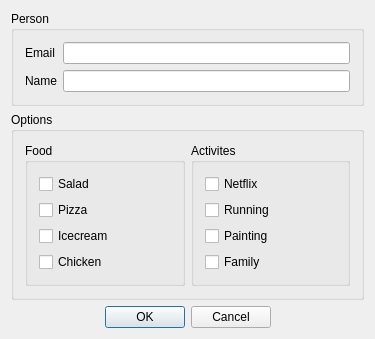
<?xml version="1.0" encoding="UTF-8"?>
<ui version="4.0">
 <class>DialogClass</class>
 <widget class="QDialog" name="DialogClass">
  <property name="geometry">
   <rect>
    <x>0</x>
    <y>0</y>
    <width>375</width>
    <height>302</height>
   </rect>
  </property>
  <property name="windowTitle">
   <string>Dialog</string>
  </property>
  <layout class="QVBoxLayout" name="verticalLayout_3">
   <item>
    <widget class="QGroupBox" name="groupBox">
     <property name="title">
      <string>Person</string>
     </property>
     <layout class="QGridLayout" name="gridLayout">
      <item row="0" column="0">
       <widget class="QLabel" name="label">
        <property name="text">
         <string>Email</string>
        </property>
       </widget>
      </item>
      <item row="0" column="1">
       <widget class="QLineEdit" name="leEmail"/>
      </item>
      <item row="1" column="0">
       <widget class="QLabel" name="label_2">
        <property name="text">
         <string>Name</string>
        </property>
       </widget>
      </item>
      <item row="1" column="1">
       <widget class="QLineEdit" name="leName"/>
      </item>
     </layout>
    </widget>
   </item>
   <item>
    <widget class="QGroupBox" name="groupBox_2">
     <property name="title">
      <string>Options</string>
     </property>
     <layout class="QHBoxLayout" name="horizontalLayout">
      <item>
       <widget class="QGroupBox" name="grpFood">
        <property name="title">
         <string>Food</string>
        </property>
        <layout class="QVBoxLayout" name="verticalLayout">
         <item>
          <widget class="QCheckBox" name="checkBox">
           <property name="text">
            <string>Salad</string>
           </property>
          </widget>
         </item>
         <item>
          <widget class="QCheckBox" name="checkBox_2">
           <property name="text">
            <string>Pizza</string>
           </property>
          </widget>
         </item>
         <item>
          <widget class="QCheckBox" name="checkBox_3">
           <property name="text">
            <string>Icecream</string>
           </property>
          </widget>
         </item>
         <item>
          <widget class="QCheckBox" name="checkBox_4">
           <property name="text">
            <string>Chicken</string>
           </property>
          </widget>
         </item>
        </layout>
       </widget>
      </item>
      <item>
       <widget class="QGroupBox" name="grpActivites">
        <property name="title">
         <string>Activites</string>
        </property>
        <layout class="QVBoxLayout" name="verticalLayout_2">
         <item>
          <widget class="QCheckBox" name="checkBox_5">
           <property name="text">
            <string>Netflix</string>
           </property>
          </widget>
         </item>
         <item>
          <widget class="QCheckBox" name="checkBox_6">
           <property name="text">
            <string>Running</string>
           </property>
          </widget>
         </item>
         <item>
          <widget class="QCheckBox" name="checkBox_7">
           <property name="text">
            <string>Painting</string>
           </property>
          </widget>
         </item>
         <item>
          <widget class="QCheckBox" name="checkBox_8">
           <property name="text">
            <string>Family</string>
           </property>
          </widget>
         </item>
        </layout>
       </widget>
      </item>
     </layout>
    </widget>
   </item>
   <item>
    <widget class="QDialogButtonBox" name="buttonBox">
     <property name="standardButtons">
      <set>QDialogButtonBox::Cancel|QDialogButtonBox::Ok</set>
     </property>
     <property name="centerButtons">
      <bool>true</bool>
     </property>
    </widget>
   </item>
  </layout>
 </widget>
 <layoutdefault spacing="6" margin="11"/>
 <resources>
  <include location="dialog.qrc"/>
 </resources>
 <connections/>
</ui>
